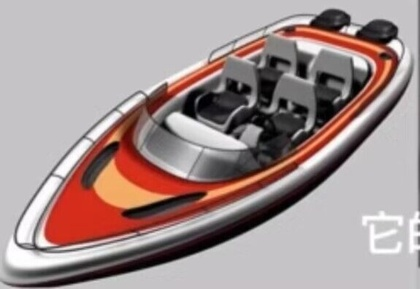
%> input picture 三维建模/作业2/homework2/images/QQ图片20221128143910.jpg, 420 x 289 px, shrunk from 575 x 395 before the run
$ octave --eval "histogram_trans('../../../../三维建模/作业2/homework2/images/QQ图片20221128143910.jpg');"   (GNU Octave 9; MATLAB toolbox functions it lacks are replaced by stand-ins)
%> lines starting %> are read from the running program, lines starting %| are printed output that depends on the picture
function histogram_trans(filename)
% 读取原图
R = imread(filename);
%> R is the input picture: size 289x420x3 uint8; mean R, G, B 164.5, 146.7, 145.4
[row, col] = size(R);
%> row = 289; col = 1260

% 显示原图和原图对应的直方图
subplot(2,2,1), imshow(R), title('原灰度图');
subplot(2,2,2), imhist(R), title('原灰度图的直方图');

% 计算PMF，并归一化
PMF = zeros(1, 256);
for i = 1:row
    for j = 1:col
        PMF(R(i,j) + 1) = PMF(R(i,j) + 1) + 1; % R(i,j)为像素的灰度值
    end
end
%> after the loop, PMF = 256 values, max 49198 at index 199, min 0 at index 256, mean 1422.4
PMF = PMF / (row * col);
%> PMF = 256 values, max 0.135 at index 199, min 0 at index 256, mean 0.00391

% 计算CDF
CDF = zeros(1,256);
CDF(1) = PMF(1);
for i = 2:256
    CDF(i) = CDF(i - 1) + PMF(i);
end
%> after the loop, CDF = 256 values from 0.00254 to 1

% 四舍五入，计算均衡后的像素值
Sk = zeros(1,256);
for i = 1:256
    Sk(i) = CDF(i) * 255;
end
%> after the loop, Sk = 256 values from 0.648 to 255
Sk = round(Sk);
%> Sk = 256 values from 1 to 255

% 输出映射函数图像
%trans_func_display(Sk);

% 映射到新的像素值
for i = 1:row
    for j = 1:col
        R(i,j) = Sk(R(i,j) + 1);
    end
end
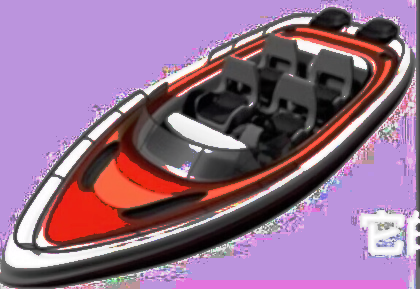
%> R: size 289x420x3 uint8; mean R, G, B 148.4, 112.8, 141.8
%> `histogram_trans('../../../../三维建模/作业2/homework2/images/QQ图片20221128143..`:
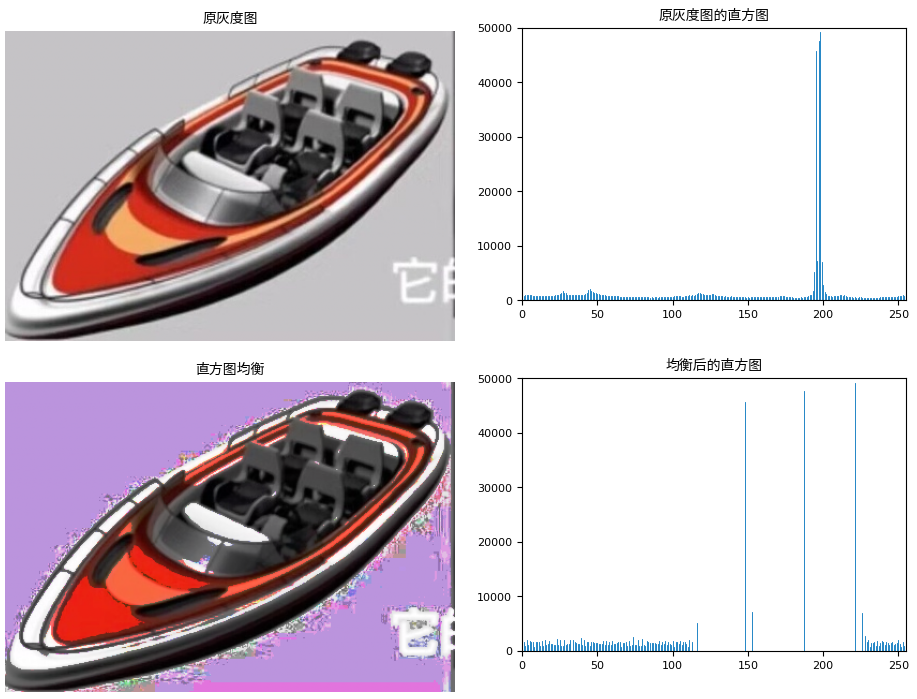
%> figure redrawn from the program's plot data, 4 panels

% 绘制直方图均衡后的图像
subplot(2,2,3), imshow(R), title('直方图均衡');
subplot(2,2,4), imhist(R), title('均衡后的直方图');

end

$ run again, on 三维建模/作业2/homework2/images/boat3.jpg
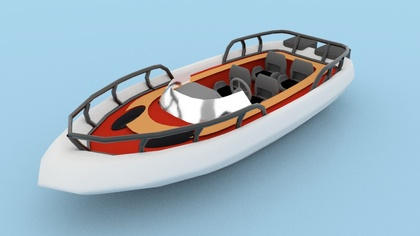
%> input picture 三维建模/作业2/homework2/images/boat3.jpg, 420 x 236 px, shrunk from 960 x 540 before the run
%> in histogram_trans, R is the input picture: size 236x420x3 uint8; mean R, G, B 157.3, 180.5, 194.5
%> after the loop in histogram_trans, `for i = 1:row`: PMF = 256 values, max 12449 at index 169, min 0 at index 256, mean 1161.6
%> in histogram_trans, `PMF = PMF / (row * col);`: PMF = 256 values, max 0.0419 at index 169, min 0 at index 256, mean 0.00391
%> after the loop in histogram_trans, `for i = 2:256`: CDF = 256 values from 0.00194 to 1
%> after the loop in histogram_trans, `for i = 1:256`: Sk = 256 values from 0.494 to 255
%> in histogram_trans, `Sk = round(Sk);`: Sk = 256 values from 0 to 255
%> after the loop in histogram_trans, `for i = 1:row`:
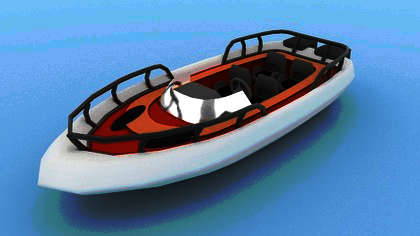
%> R: size 236x420x3 uint8; mean R, G, B 87.5, 129.4, 170.1
%> `histogram_trans('../../../../三维建模/作业2/homework2/images/QQ图片20221128143..`:
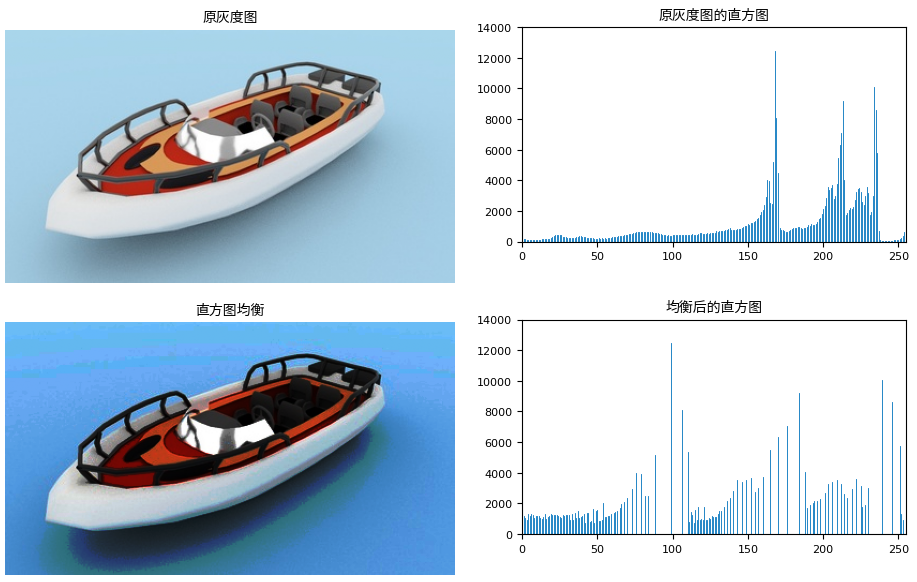
%> figure redrawn from the program's plot data, 4 panels
